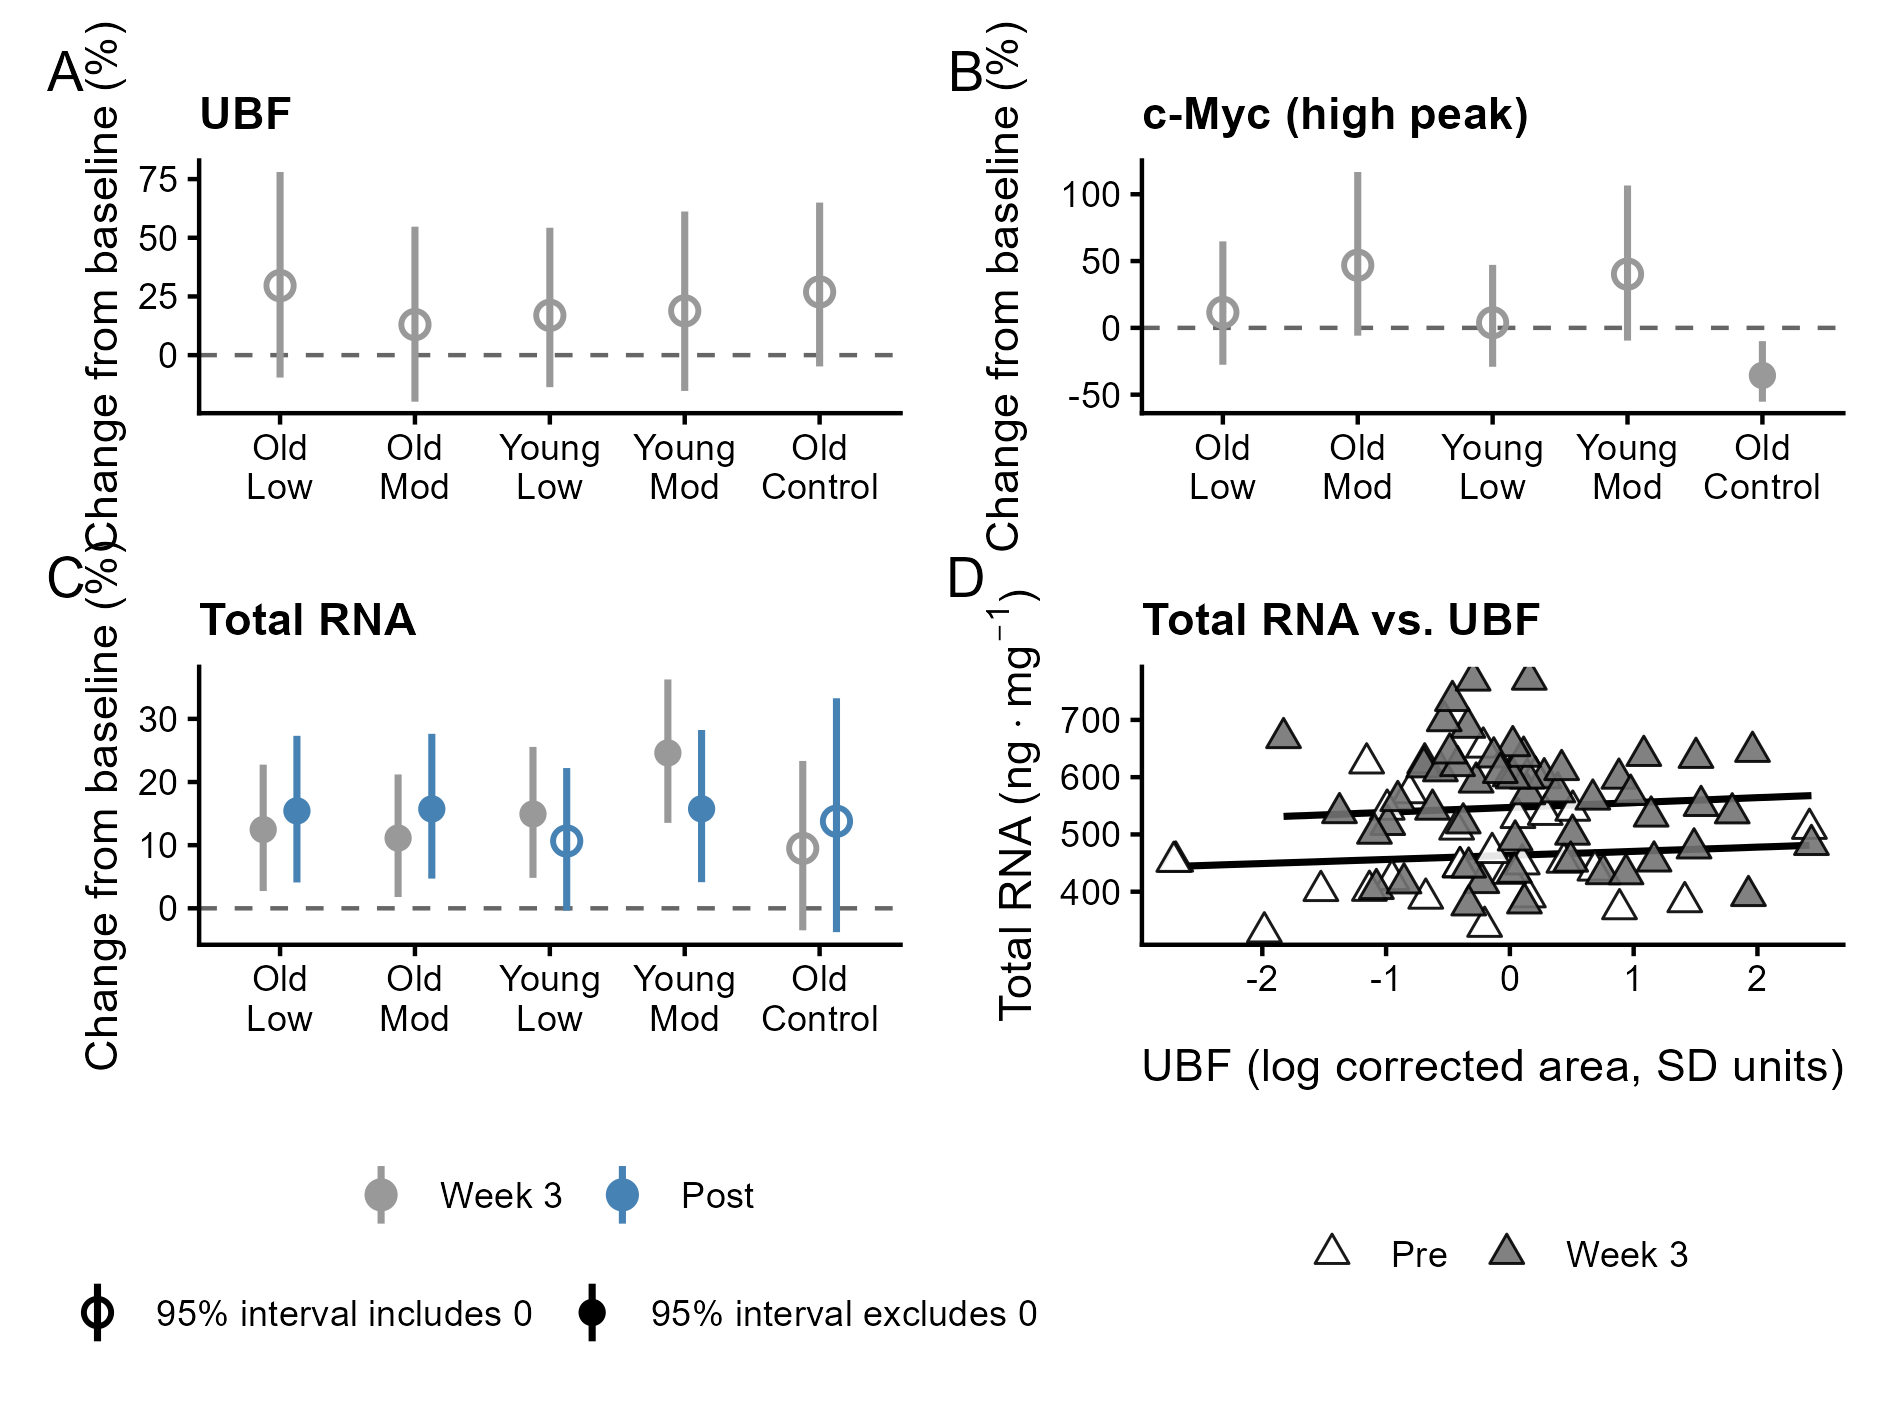

Recreate this plot in R.
## Combined figure: change from baseline (UBF, c-Myc, total RNA) + total RNA vs. UBF

library(tidyverse)
library(patchwork)

# --- Load saved model output ---
contrast_ubf         <- readRDS("data/data-gen/contrast_ubf.rds")          # Run A
contrast_cmyc_high   <- readRDS("data/data-gen/contrast_cmyc_high.rds")    # Run A
contrast_summary_rna <- readRDS("data/data-gen/rna_mg_contrast_summary_m5.rds")

# Total RNA vs. UBF: paired data and model-predicted lines, both written by the
# "Total RNA vs UBF" section of the protein qmd (model m_corr)
rna_ubf    <- readRDS("data/data-gen/rna_ubf.rds")
corr_lines <- readRDS("data/data-gen/corr_lines_rna_ubf.rds")

# --- Groups ---
tx_names  <- c("int_old_low", "int_old_mod", "int_yng_low", "int_yng_mod", "con_old_con")
tx_labels <- c(int_old_low = "Old\nLow",   int_old_mod = "Old\nMod",
               int_yng_low = "Young\nLow", int_yng_mod = "Young\nMod",
               con_old_con = "Old\nControl")


# ============================================================
# Change from baseline (percent), one row per outcome x group x time
# ============================================================

# Protein: baseline -> week 3 only (UBF and c-Myc were not measured at post)
protein_change <- function(contrast_dat, outcome) {
  contrast_dat |>
    filter(hypothesis %in% paste0(tx_names, "_delta")) |>
    transmute(outcome = outcome,
              tx   = str_remove(hypothesis, "_delta$"),
              time = "w3",
              est = pct_change, lo = pct_lower, hi = pct_upper)
}

# Total RNA (model 5): baseline -> week 3 and baseline -> post
rna_change <- contrast_summary_rna |>
  filter(contrast %in% paste0(rep(tx_names, each = 2), "_", c("w3", "post"))) |>
  transmute(outcome = "Total RNA",
            tx   = str_remove(contrast, "_(w3|post)$"),
            time = str_extract(contrast, "(w3|post)$"),
            est = (fc_est - 1) * 100, lo = (fc_lower - 1) * 100, hi = (fc_upper - 1) * 100)

change_dat <- bind_rows(
  protein_change(contrast_ubf, "UBF"),
  protein_change(contrast_cmyc_high, "c-Myc (high peak)"),
  rna_change
) |>
  mutate(tx       = factor(tx, levels = tx_names),
         time     = factor(time, levels = c("w3", "post")),
         credible = lo > 0 | hi < 0)


# ============================================================
# Panels
# ============================================================

make_change_panel <- function(dat, title, legend = FALSE) {
  dat |>
    ggplot(aes(tx, est, color = time, shape = credible)) +
    geom_hline(yintercept = 0, linetype = 2, color = "grey40") +
    geom_pointrange(aes(ymin = lo, ymax = hi),
                    position = position_dodge(width = 0.5), size = 0.6, linewidth = 0.8) +
    scale_x_discrete(labels = tx_labels) +
    # drop = FALSE keeps the "Post" key in the protein panels, which have no post data
    scale_color_manual(values = c(w3 = "grey60", post = "steelblue"),
                       labels = c(w3 = "Week 3", post = "Post"), drop = FALSE, name = NULL) +
    scale_shape_manual(values = c(`TRUE` = 16, `FALSE` = 1),
                       labels = c(`TRUE` = "95% interval excludes 0", `FALSE` = "95% interval includes 0"),
                       name = NULL) +
    labs(x = NULL, y = "Change from baseline (%)", title = title) +
    theme_classic() +
    theme(plot.title = element_text(face = "bold", size = 11),
          legend.position = if (legend) "bottom" else "none",
          legend.box = "vertical",
          legend.spacing.y = unit(0, "pt"))
}

p_ubf  <- make_change_panel(filter(change_dat, outcome == "UBF"), "UBF")
p_cmyc <- make_change_panel(filter(change_dat, outcome == "c-Myc (high peak)"), "c-Myc (high peak)")
p_rna  <- make_change_panel(filter(change_dat, outcome == "Total RNA"), "Total RNA", legend = TRUE)

# Lines: population-level predictions from m_corr (common UBF slope, time offset),
# drawn over the observed UBF range of each time point
p_scatter <- rna_ubf |>
  ggplot(aes(ystd, rna_mg, fill = time)) +
  geom_line(data = corr_lines, aes(ystd, rna_mg, group = time),
            color = "black", linewidth = 0.8, inherit.aes = FALSE) +
  geom_point(shape = 24, size = 2.5, color = "black", alpha = 0.9) +
  scale_fill_manual(values = c(pre = "white", w3 = "grey45"),
                    labels = c(pre = "Pre", w3 = "Week 3"), name = NULL) +
  labs(x = "UBF (log corrected area, SD units)",
       y = expression("Total RNA (ng" %.% "mg"^-1*")"),
       title = "Total RNA vs. UBF") +
  theme_classic() +
  theme(plot.title = element_text(face = "bold", size = 11),
        legend.position = "bottom")


# ============================================================
# Combine: three change panels on top, scatter centred below
# ============================================================

p_fig <- wrap_plots(
  list(p_ubf, p_cmyc, p_rna, p_scatter),
  design  = "AABB\nCCDD",
  heights = c(1, 1.1)
) +
  plot_annotation(tag_levels = "A")

p_fig

ggsave("figures/fig-protein-rna.png", p_fig, width = 16, height = 12, unit = "cm",
       dpi = 300)
saveRDS(p_fig, "figures/fig-protein-rna.RDS")
